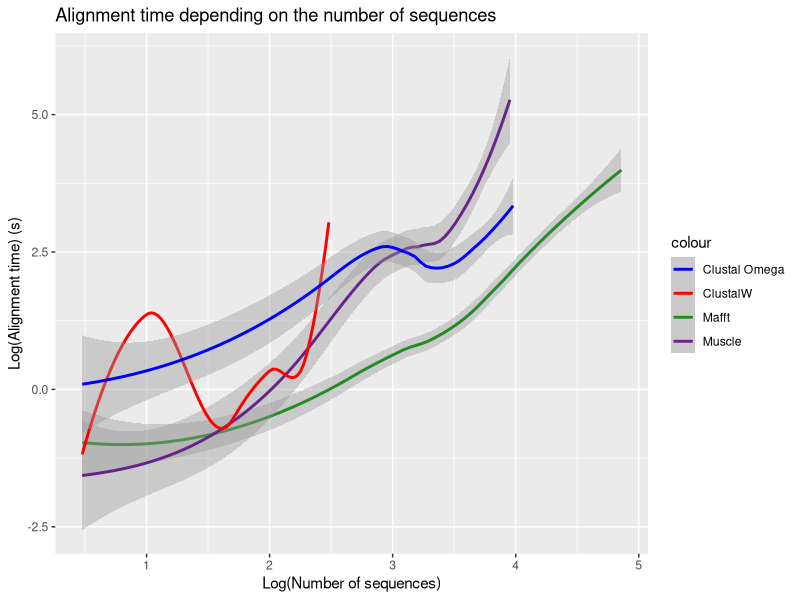
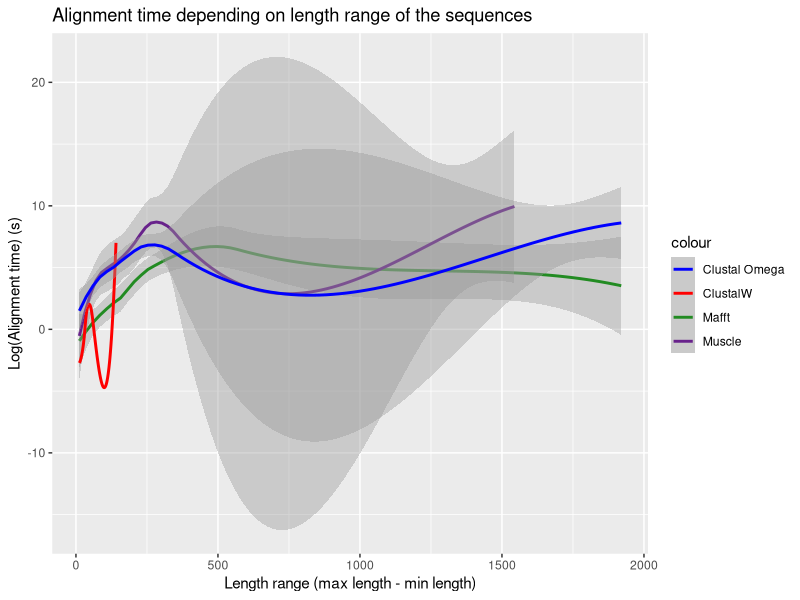
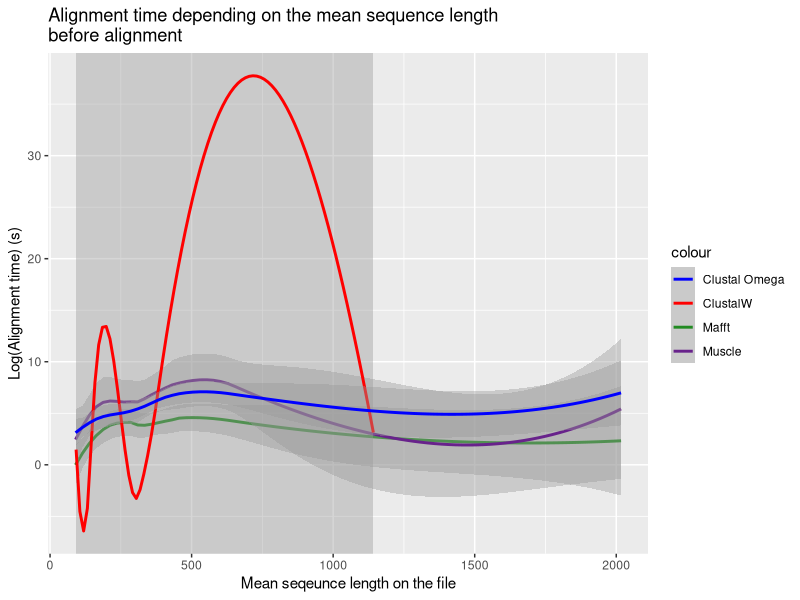
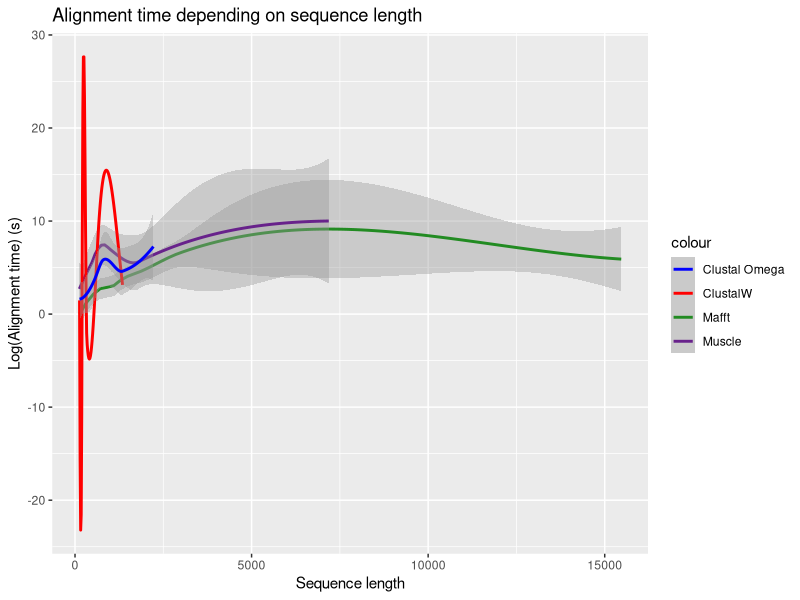

Write R code to recreate these figures, in order.
# Libraries

library(tidyverse)

data <- read.csv("../Stats_alignment_speed.csv", header = TRUE, sep = ";") %>% 
  mutate_at(vars(c(Clustalo_user, Clustalo_real, Clustalw, Muscle, Mafft, Prank, T.coffee)), as.numeric) %>% 
  mutate(Length_range = Maximum_seq_length_before_alignment - Minimum_seq_length_before_alignment)

ggplot(data, aes(x = log10(Number_sequences))) +
  geom_smooth(aes(y = log10(Mafft), color = "Mafft"))+
  geom_smooth(aes(y = log10(Muscle), color = "Muscle")) +
  geom_smooth(aes(y = log10(Clustalw), color = "ClustalW")) +
  geom_smooth(aes(y = log10(Clustalo_real), color = "Clustal Omega")) +
  labs(title = "Alignment time depending on the number of sequences",
       x = "Log(Number of sequences)",
       y = "Log(Alignment time) (s)") +
  scale_color_manual(values = c("blue", "red", "forestgreen", "darkorchid4"))

ggplot(data %>% 
         arrange(Length_range),
       aes(x = Length_range)) +
  geom_smooth(aes(y = log(Mafft), color = "Mafft"))+
  geom_smooth(aes(y = log(Muscle), color = "Muscle")) +
  geom_smooth(aes(y = log(Clustalw), color = "ClustalW")) +
  geom_smooth(aes(y = log(Clustalo_real), color = "Clustal Omega")) +
  labs(title = "Alignment time depending on length range of the sequences",
       x = "Length range (max length - min length)",
       y = "Log(Alignment time) (s)") +
  scale_color_manual(values = c("blue", "red", "forestgreen", "darkorchid4"))

ggplot(data %>% 
         arrange(Mean_seq_length_before_alignment),
       aes(x = Mean_seq_length_before_alignment)) +
  geom_smooth(aes(y = log(Mafft), color = "Mafft"))+
  geom_smooth(aes(y = log(Muscle), color = "Muscle")) +
  geom_smooth(aes(y = log(Clustalw), color = "ClustalW")) +
  geom_smooth(aes(y = log(Clustalo_real), color = "Clustal Omega")) +
  labs(title = "Alignment time depending on the mean sequence length \nbefore alignment",
       x = "Mean seqeunce length on the file",
       y = "Log(Alignment time) (s)") +
  scale_color_manual(values = c("blue", "red", "forestgreen", "darkorchid4"))

ggplot(data) +
  geom_smooth(aes(x= Seq_length_after_alignment_.MAFFT., y = log(Mafft), color = "Mafft"))+
  geom_smooth(aes(x = Seq_length_after_alignment_.MUSCLE., y = log(Muscle), color = "Muscle")) +
  geom_smooth(aes(x = Seq_length_after_alignment_.MUSCLE., y = log(Clustalw), color = "ClustalW")) +
  geom_smooth(aes(x = Seq_length_after_alignment_.Clustalo., y = log(Clustalo_real), color = "Clustal Omega")) +
  labs(title = "Alignment time depending on sequence length",
       x = "Sequence length",
       y = "Log(Alignment time) (s)") +
  scale_color_manual(values = c("blue", "red", "forestgreen", "darkorchid4"))
